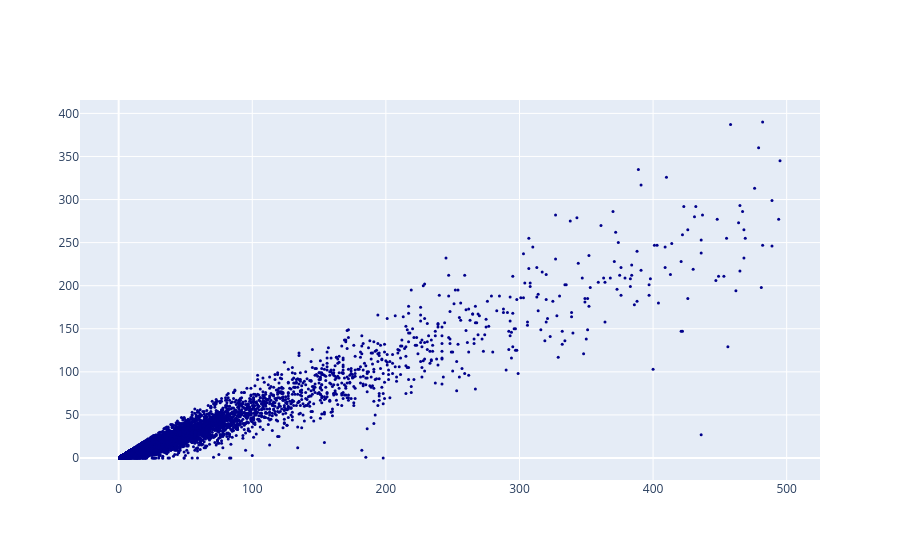

This figure's notebook cell:
### Code cell
# 방법 2
fig = go.Figure()

fig.add_trace(go.Scatter({
    'mode' : 'markers',
    'x' : df_취업률_500['졸업자수'],
    'y' : df_취업률_500['취업자수'],
    'marker' : {'size' : 3, 'color' : 'darkblue'}
    }))

### Figure 1 — Plotly figure (JSON) as saved in the notebook; plotly's stock layout.template omitted (floating-point values rounded to 4 significant figures; data arrays with more than 128 entries replaced by an {"elided": "..."} marker saying what was removed)
{"data": [{"marker": {"color": "darkblue", "size": 3}, "mode": "markers", "type": "scatter", "x": {"elided": "9136 int values"}, "y": {"elided": "9136 int values"}}], "layout": {}}
